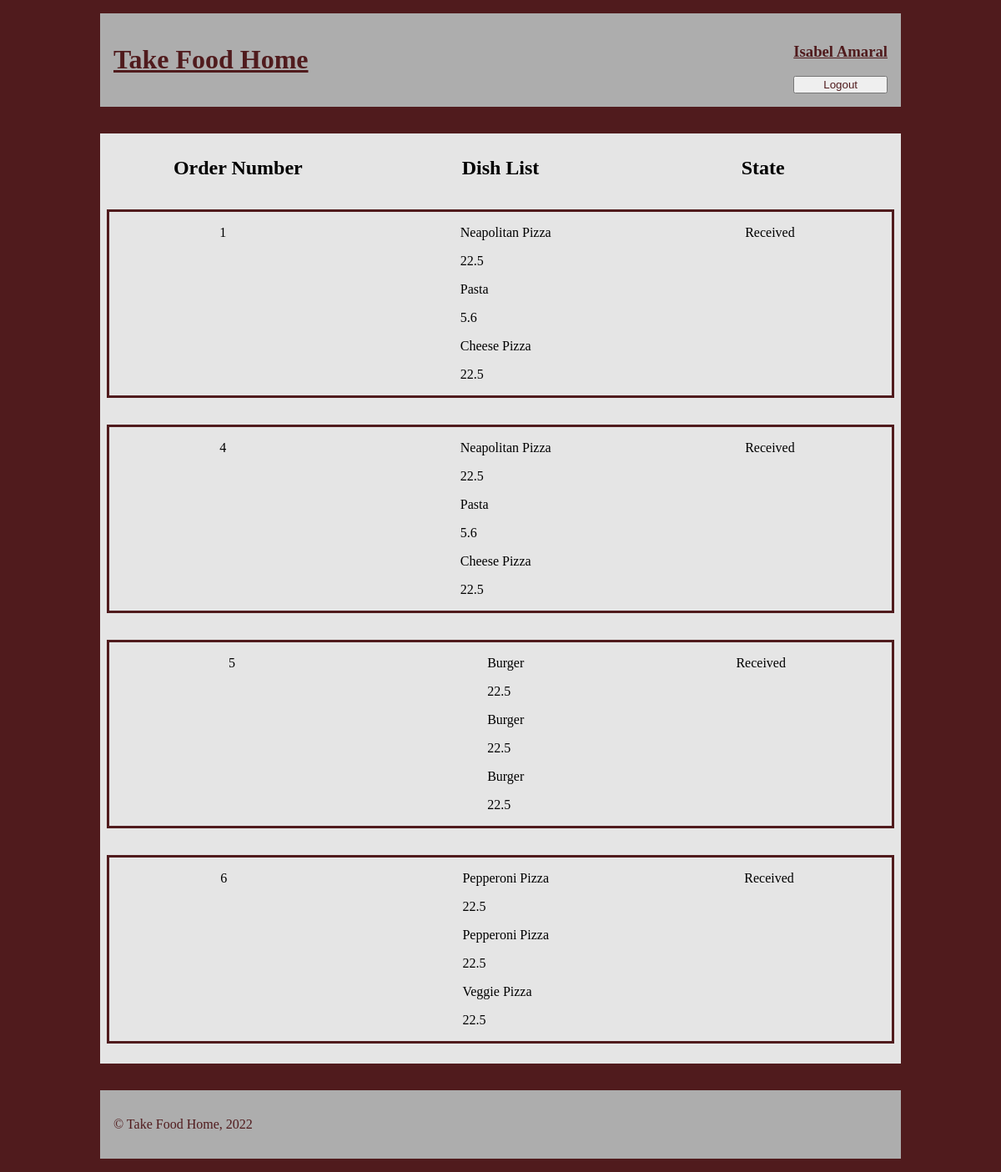
/user-orders-page.php (signed in), run on the app's committed database.
### tables this page shows
CREATE TABLE FoodOrder(
    orderID         INTEGER PRIMARY KEY,
    date            DATE NOT NULL,
    state           VARCHAR(10) DEFAULT 'Received',
    restaurantID    INTEGER REFERENCES Restaurant(restaurantID),
    customerID      INTEGER REFERENCES User(userID)
);

CREATE TABLE DishFoodOrder(
    dishfoodorderID INTEGER PRIMARY KEY,
    dishID          INTEGER REFERENCES Dish(dishID),
    orderID         INTEGER REFERENCES FoodOrder(orderID)
    
);

CREATE TABLE Dish(
    dishID          INTEGER PRIMARY KEY,
    name            VARCHAR(32) NOT NULL,
    description     TEXT NOT NULL,
    price           FLOAT NOT NULL,
    picture        TEXT NOT NULL,
    category        VARCHAR(32) NOT NULL,
    restaurantID    INTEGER REFERENCES Restaurant(restaurantID)
);

### user-orders-page.php (called while the page is built, shortened)
<?php
    require_once('php/output-functions/user-info/draw-user-orders.php');
    require_once('php/output-functions/draw-header.php');
    require_once('php/output-functions/draw-footer.php');
    outputUserOrders();
?>

### database/data-fetching/user-orders.php (called while the page is built, shortened)
<?php
    function getUserOrders($db) {
        $id = $_SESSION['userID'];
        $stmt = $db->prepare(
            'SELECT * FROM FoodOrder
            WHERE customerID = :id'
        );
        $stmt->bindParam(':id', $id);
        $stmt->execute();
        $orders = $stmt->fetchAll();
        return $orders;
    }
?>

### database/data-fetching/dishes.php (called while the page is built, shortened)
<?php
    function getDishInfo($db, $dishID) {
        $stmt = $db->prepare(
            'SELECT * FROM Dish
            WHERE dishID = :id'
        );
        $stmt->bindParam(':id', $dishID);
        $stmt->execute();
        $dish = $stmt->fetch();
        return $dish;
    }
    function getDishsByOrder($db, $orderid){
        $stmt = $db ->prepare(
            'SELECT dishID FROM DishFoodOrder
            WHERE orderID = :id'
        );
        $stmt->bindParam(':id' , $orderid);
        $stmt->execute();
        $dishes = $stmt->fetchAll();
        return $dishes;
    }
?>

### php/output-functions/user-info/draw-user-orders.php (the view)
<?php
    function outputUserOrders() {
        require_once('database/db-connection.php');
        require_once('database/data-fetching/user-orders.php');
        require_once('database/data-fetching/dishes.php');
        $db = getDatabaseConnection('database/restaurants.db');
        $orders = getUserOrders($db); ?>
        <main>
            <section id="orders">
                <h2>Order Number</h2>
                <h2>Dish List</h2>
                <h2>State</h2>
                <?php foreach($orders as $order) { ?>
                    <div class="order">
                        <p class="orderNumber"><?=$order['orderID']?></p>
                        <div class="order-list">
                        <?php
                            $dishesids = getDishsByOrder($db,$order['orderID']);
                            foreach($dishesids as $dish){
                                $i = getDishInfo($db,$dish['dishID']);
                                ?>
                                <div class="item-dish">
                                    <p><?=$i['name']?></p>
                                    <p><?=$i['price']?></p>
                                </div>
                                <?php
                            }
                        ?>
                    </div>
                    <p id="orderState"><?=$order['state']?></p>
                    </div>
                <?php
                } ?>
            </section>
        </main>
    <?php
    }
?>

### css/style.css (style rules this page uses)
body { --main-color: #501B1D; --background-color: #E5E5E5; --secondary-color: #ADADAD; width: 60em; margin: 1em auto; background-color: var(--main-color); }
p { word-break: normal; }
main { background-color: var(--main-color); color: var(--main-color); }
#orders { background-color: var(--background-color); color:black; padding: 0.5em; margin: 2em 0em; display: flex; flex-wrap: wrap; justify-content: space-around; }
#orders h2 { width: 33%; text-align: center; }
.order { width: 100%; display: flex; justify-content: space-around; border: solid var(--main-color); margin: 1em 0; }
.order .orderNumber { margin-left: 1em; }
.order .order-list { margin-left: 3em; }

### data on the page
foodorder: orderID "1", state "Received"
dishfoodorder: dishID.name "Neapolitan Pizza", dishID.price "22.5"
dishfoodorder: dishID.name "Pasta", dishID.price "5.6"
dishfoodorder: dishID.name "Cheese Pizza", dishID.price "22.5"
foodorder: orderID "4", state "Received"
foodorder: orderID "5", state "Received"
dishfoodorder: dishID.name "Burger", dishID.price "22.5"
dishfoodorder: dishID.name "Burger", dishID.price "22.5"
dishfoodorder: dishID.name "Burger", dishID.price "22.5"
foodorder: orderID "6", state "Received"
dishfoodorder: dishID.name "Pepperoni Pizza", dishID.price "22.5"
dishfoodorder: dishID.name "Pepperoni Pizza", dishID.price "22.5"
dishfoodorder: dishID.name "Veggie Pizza", dishID.price "22.5"

### other printed values
$_SESSION['name'] "Isabel Amaral"
